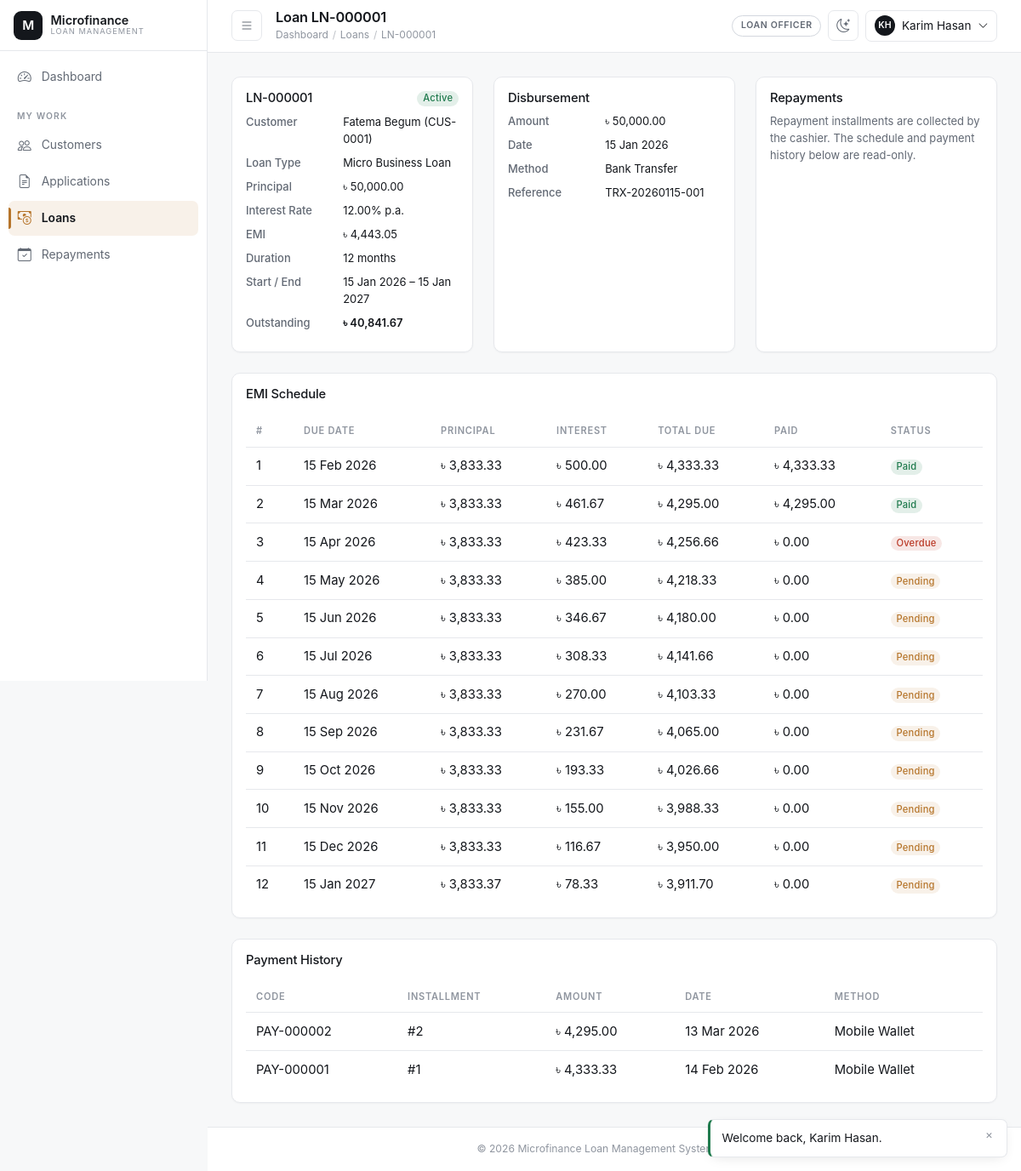
/officer/loans/view.php?id=1 (signed in), run on the app's committed database.
### tables this page shows
CREATE TABLE loans (
    loan_id            INT UNSIGNED AUTO_INCREMENT PRIMARY KEY,
    loan_code          VARCHAR(20) NOT NULL UNIQUE,
    application_id     INT UNSIGNED NOT NULL UNIQUE,
    customer_id        INT UNSIGNED NOT NULL,
    loan_type_id       INT UNSIGNED NOT NULL,
    principal_amount   DECIMAL(14,2) NOT NULL,
    interest_rate      DECIMAL(5,2) NOT NULL COMMENT 'Locked-in annual % at approval time',
    duration_months    INT UNSIGNED NOT NULL,
    emi_amount         DECIMAL(14,2) NOT NULL,
    start_date         DATE NOT NULL,
    end_date           DATE NOT NULL,
    status             ENUM('active','closed','defaulted','cancelled') NOT NULL DEFAULT 'active',
    approved_by        INT UNSIGNED NOT NULL,
    created_at         TIMESTAMP NOT NULL DEFAULT CURRENT_TIMESTAMP,
    updated_at         TIMESTAMP NOT NULL DEFAULT CURRENT_TIMESTAMP ON UPDATE CURRENT_TIMESTAMP,
    CONSTRAINT fk_loans_application FOREIGN KEY (application_id) REFERENCES loan_applications(application_id)
        ON UPDATE CASCADE ON DELETE RESTRICT,
    CONSTRAINT fk_loans_customer FOREIGN KEY (customer_id) REFERENCES customers(customer_id)
        ON UPDATE CASCADE ON DELETE RESTRICT,
    CONSTRAINT fk_loans_loan_type FOREIGN KEY (loan_type_id) REFERENCES loan_types(loan_type_id)
        ON UPDATE CASCADE ON DELETE RESTRICT,
    CONSTRAINT fk_loans_approved_by FOREIGN KEY (approved_by) REFERENCES users(user_id)
        ON UPDATE CASCADE ON DELETE RESTRICT,
    CONSTRAINT chk_loans_principal CHECK (principal_amount > 0),
    CONSTRAINT chk_loans_dates CHECK (end_date > start_date),
    INDEX idx_loans_status (status),
    INDEX idx_loans_customer (customer_id)
);

CREATE TABLE users (
    user_id        INT UNSIGNED AUTO_INCREMENT PRIMARY KEY,
    role_id        INT UNSIGNED NOT NULL,
    full_name      VARCHAR(120) NOT NULL,
    username       VARCHAR(60) NOT NULL UNIQUE,
    email          VARCHAR(120) NOT NULL UNIQUE,
    phone          VARCHAR(20) DEFAULT NULL,
    password_hash  VARCHAR(255) NOT NULL,
    status         ENUM('active','inactive','suspended') NOT NULL DEFAULT 'active',
    remember_token VARCHAR(255) DEFAULT NULL,
    last_login_at  DATETIME DEFAULT NULL,
    created_by     INT UNSIGNED DEFAULT NULL,
    created_at     TIMESTAMP NOT NULL DEFAULT CURRENT_TIMESTAMP,
    updated_at     TIMESTAMP NOT NULL DEFAULT CURRENT_TIMESTAMP ON UPDATE CURRENT_TIMESTAMP,
    CONSTRAINT fk_users_role FOREIGN KEY (role_id) REFERENCES roles(role_id)
        ON UPDATE CASCADE ON DELETE RESTRICT,
    CONSTRAINT fk_users_created_by FOREIGN KEY (created_by) REFERENCES users(user_id)
        ON UPDATE CASCADE ON DELETE SET NULL,
    INDEX idx_users_role (role_id),
    INDEX idx_users_status (status)
);

CREATE TABLE customers (
    customer_id      INT UNSIGNED AUTO_INCREMENT PRIMARY KEY,
    user_id          INT UNSIGNED NOT NULL UNIQUE,
    customer_code    VARCHAR(20) NOT NULL UNIQUE,
    national_id      VARCHAR(40) NOT NULL UNIQUE,
    date_of_birth    DATE NOT NULL,
    gender           ENUM('male','female','other') NOT NULL,
    address_line     VARCHAR(255) NOT NULL,
    city             VARCHAR(100) NOT NULL,
    occupation       VARCHAR(100) DEFAULT NULL,
    monthly_income   DECIMAL(14,2) DEFAULT NULL,
    status           ENUM('active','inactive','blacklisted') NOT NULL DEFAULT 'active',
    registered_by    INT UNSIGNED NOT NULL,
    created_at       TIMESTAMP NOT NULL DEFAULT CURRENT_TIMESTAMP,
    updated_at       TIMESTAMP NOT NULL DEFAULT CURRENT_TIMESTAMP ON UPDATE CURRENT_TIMESTAMP,
    CONSTRAINT fk_customers_user FOREIGN KEY (user_id) REFERENCES users(user_id)
        ON UPDATE CASCADE ON DELETE CASCADE,
    CONSTRAINT fk_customers_registered_by FOREIGN KEY (registered_by) REFERENCES users(user_id)
        ON UPDATE CASCADE ON DELETE RESTRICT,
    CONSTRAINT chk_customers_income CHECK (monthly_income IS NULL OR monthly_income >= 0),
    INDEX idx_customers_status (status),
    INDEX idx_customers_city (city)
);

CREATE TABLE loan_types (
    loan_type_id     INT UNSIGNED AUTO_INCREMENT PRIMARY KEY,
    type_name        VARCHAR(100) NOT NULL UNIQUE,
    description      VARCHAR(255) DEFAULT NULL,
    interest_rate    DECIMAL(5,2) NOT NULL COMMENT 'Annual % rate',
    min_amount       DECIMAL(14,2) NOT NULL,
    max_amount       DECIMAL(14,2) NOT NULL,
    min_duration_months INT UNSIGNED NOT NULL,
    max_duration_months INT UNSIGNED NOT NULL,
    processing_fee_pct DECIMAL(5,2) NOT NULL DEFAULT 0.00,
    status           ENUM('active','inactive') NOT NULL DEFAULT 'active',
    created_at       TIMESTAMP NOT NULL DEFAULT CURRENT_TIMESTAMP,
    updated_at       TIMESTAMP NOT NULL DEFAULT CURRENT_TIMESTAMP ON UPDATE CURRENT_TIMESTAMP,
    CONSTRAINT chk_loan_types_amounts CHECK (max_amount >= min_amount),
    CONSTRAINT chk_loan_types_duration CHECK (max_duration_months >= min_duration_months),
    CONSTRAINT chk_loan_types_rate CHECK (interest_rate >= 0)
);

CREATE TABLE disbursements (
    disbursement_id    INT UNSIGNED AUTO_INCREMENT PRIMARY KEY,
    loan_id             INT UNSIGNED NOT NULL UNIQUE,
    disbursed_amount    DECIMAL(14,2) NOT NULL,
    disbursement_date   DATE NOT NULL,
    method               ENUM('cash','bank_transfer','mobile_wallet','cheque') NOT NULL DEFAULT 'bank_transfer',
    reference_no          VARCHAR(60) DEFAULT NULL,
    disbursed_by            INT UNSIGNED NOT NULL,
    remarks                  VARCHAR(255) DEFAULT NULL,
    created_at                TIMESTAMP NOT NULL DEFAULT CURRENT_TIMESTAMP,
    CONSTRAINT fk_disb_loan FOREIGN KEY (loan_id) REFERENCES loans(loan_id)
        ON UPDATE CASCADE ON DELETE RESTRICT,
    CONSTRAINT fk_disb_by FOREIGN KEY (disbursed_by) REFERENCES users(user_id)
        ON UPDATE CASCADE ON DELETE RESTRICT,
    CONSTRAINT chk_disb_amount CHECK (disbursed_amount > 0)
);

CREATE TABLE repayment_schedules (
    schedule_id       INT UNSIGNED AUTO_INCREMENT PRIMARY KEY,
    loan_id           INT UNSIGNED NOT NULL,
    installment_no    INT UNSIGNED NOT NULL,
    due_date          DATE NOT NULL,
    principal_due     DECIMAL(14,2) NOT NULL,
    interest_due      DECIMAL(14,2) NOT NULL,
    total_due         DECIMAL(14,2) NOT NULL,
    amount_paid       DECIMAL(14,2) NOT NULL DEFAULT 0.00,
    status             ENUM('pending','partial','paid','overdue') NOT NULL DEFAULT 'pending',
    created_at         TIMESTAMP NOT NULL DEFAULT CURRENT_TIMESTAMP,
    updated_at         TIMESTAMP NOT NULL DEFAULT CURRENT_TIMESTAMP ON UPDATE CURRENT_TIMESTAMP,
    CONSTRAINT fk_sched_loan FOREIGN KEY (loan_id) REFERENCES loans(loan_id)
        ON UPDATE CASCADE ON DELETE CASCADE,
    CONSTRAINT uq_sched_loan_installment UNIQUE (loan_id, installment_no),
    CONSTRAINT chk_sched_total CHECK (total_due = principal_due + interest_due),
    INDEX idx_sched_status (status),
    INDEX idx_sched_due_date (due_date)
);

CREATE TABLE payments (
    payment_id       INT UNSIGNED AUTO_INCREMENT PRIMARY KEY,
    payment_code     VARCHAR(20) NOT NULL UNIQUE,
    loan_id          INT UNSIGNED NOT NULL,
    schedule_id      INT UNSIGNED NOT NULL,
    amount_paid      DECIMAL(14,2) NOT NULL,
    payment_date     DATE NOT NULL,
    payment_method   ENUM('cash','bank_transfer','mobile_wallet','cheque') NOT NULL DEFAULT 'cash',
    reference_no     VARCHAR(60) DEFAULT NULL,
    received_by      INT UNSIGNED NOT NULL,
    remarks          VARCHAR(255) DEFAULT NULL,
    created_at       TIMESTAMP NOT NULL DEFAULT CURRENT_TIMESTAMP,
    CONSTRAINT fk_pay_loan FOREIGN KEY (loan_id) REFERENCES loans(loan_id)
        ON UPDATE CASCADE ON DELETE RESTRICT,
    CONSTRAINT fk_pay_schedule FOREIGN KEY (schedule_id) REFERENCES repayment_schedules(schedule_id)
        ON UPDATE CASCADE ON DELETE RESTRICT,
    CONSTRAINT fk_pay_received_by FOREIGN KEY (received_by) REFERENCES users(user_id)
        ON UPDATE CASCADE ON DELETE RESTRICT,
    CONSTRAINT chk_pay_amount CHECK (amount_paid > 0),
    INDEX idx_pay_date (payment_date),
    INDEX idx_pay_loan (loan_id)
);

### includes/loan_helpers.php (called while the page is built, shortened)
<?php
require_once __DIR__ . '/functions.php';
function get_loan_outstanding_balance(int $loanId): float
{
    $pdo = Database::getConnection();
    $stmt = $pdo->prepare('SELECT COALESCE(SUM(total_due - amount_paid),0) FROM repayment_schedules WHERE loan_id = :id');
    $stmt->execute(['id' => $loanId]);
    return (float) $stmt->fetchColumn();
}

### officer/loans/view.php (the view, shortened to what this page needs)
<?php
$loanId = (int) ($_GET['id'] ?? 0);
$pdo = Database::getConnection();
$stmt = $pdo->prepare(
    "SELECT l.*, uc.full_name AS customer_name, c.customer_code, lt.type_name
     FROM loans l
     INNER JOIN customers c ON c.customer_id = l.customer_id
     INNER JOIN users uc ON uc.user_id = c.user_id
     INNER JOIN loan_types lt ON lt.loan_type_id = l.loan_type_id
     WHERE l.loan_id = :id"
);
$stmt->execute(['id' => $loanId]);
$loan = $stmt->fetch();
$disbStmt = $pdo->prepare('SELECT * FROM disbursements WHERE loan_id = :id');
$disbStmt->execute(['id' => $loanId]);
$disbursement = $disbStmt->fetch();
$scheduleStmt = $pdo->prepare('SELECT * FROM repayment_schedules WHERE loan_id = :id ORDER BY installment_no ASC');
$scheduleStmt->execute(['id' => $loanId]);
$schedule = $scheduleStmt->fetchAll();
$paymentsStmt = $pdo->prepare(
    "SELECT p.*, rs.installment_no FROM payments p INNER JOIN repayment_schedules rs ON rs.schedule_id = p.schedule_id
     WHERE p.loan_id = :id ORDER BY p.payment_date DESC"
);
$paymentsStmt->execute(['id' => $loanId]);
$payments = $paymentsStmt->fetchAll();
$outstanding = get_loan_outstanding_balance($loanId);
require_once __DIR__ . '/../../includes/header.php';
?>
<div class="row g-4 mb-4">
    <div class="col-lg-4">
        <div class="mfs-card p-3 h-100">
            <div class="d-flex justify-content-between align-items-start mb-2">
                <h2 class="h5 mb-0"><?= e($loan['loan_code']) ?></h2>
                <?= status_badge($loan['status']) ?>
            </div>
            <dl class="row small mb-0">
                <dt class="col-5">Customer</dt><dd class="col-7"><?= e($loan['customer_name']) ?> (<?= e($loan['customer_code']) ?>)</dd>
                <dt class="col-5">Loan Type</dt><dd class="col-7"><?= e($loan['type_name']) ?></dd>
                <dt class="col-5">Principal</dt><dd class="col-7"><?= money($loan['principal_amount']) ?></dd>
                <dt class="col-5">Interest Rate</dt><dd class="col-7"><?= number_format((float) $loan['interest_rate'], 2) ?>% p.a.</dd>
                <dt class="col-5">EMI</dt><dd class="col-7"><?= money($loan['emi_amount']) ?></dd>
                <dt class="col-5">Duration</dt><dd class="col-7"><?= (int) $loan['duration_months'] ?> months</dd>
                <dt class="col-5">Start / End</dt><dd class="col-7"><?= display_date($loan['start_date']) ?> – <?= display_date($loan['end_date']) ?></dd>
                <dt class="col-5">Outstanding</dt><dd class="col-7 fw-semibold"><?= money($outstanding) ?></dd>
            </dl>
        </div>
    </div>
    <div class="col-lg-4">
        <div class="mfs-card p-3 h-100">
            <h2 class="h6 mb-2">Disbursement</h2>
            <?php if ($disbursement): ?>
                <dl class="row small mb-0">
                    <dt class="col-5">Amount</dt><dd class="col-7"><?= money($disbursement['disbursed_amount']) ?></dd>
                    <dt class="col-5">Date</dt><dd class="col-7"><?= display_date($disbursement['disbursement_date']) ?></dd>
                    <dt class="col-5">Method</dt><dd class="col-7"><?= e(ucwords(str_replace('_', ' ', $disbursement['method']))) ?></dd>
                    <dt class="col-5">Reference</dt><dd class="col-7"><?= e($disbursement['reference_no'] ?? '—') ?></dd>
                </dl>
            <?php else: ?>
                <p class="text-muted small mb-0">Not yet disbursed. The cashier will disburse this loan from the cashier desk.</p>
            <?php endif; ?>
        </div>
    </div>
    <div class="col-lg-4">
        <div class="mfs-card p-3 h-100">
            <h2 class="h6 mb-2">Repayments</h2>
            <p class="text-muted small mb-0">Repayment installments are collected by the cashier. The schedule and payment history below are read-only.</p>
        </div>
    </div>
</div>
<div class="mfs-card p-3 mb-4">
    <h2 class="h6 mb-3">EMI Schedule</h2>
    <div class="table-responsive">
        <table class="table table-sm mfs-table align-middle">
            <thead><tr><th>#</th><th>Due Date</th><th>Principal</th><th>Interest</th><th>Total Due</th><th>Paid</th><th>Status</th></tr></thead>
            <tbody>
            <?php foreach ($schedule as $line): ?>
                <tr>
                    <td><?= (int) $line['installment_no'] ?></td>
                    <td><?= display_date($line['due_date']) ?></td>
                    <td><?= money($line['principal_due']) ?></td>
                    <td><?= money($line['interest_due']) ?></td>
                    <td><?= money($line['total_due']) ?></td>
                    <td><?= money($line['amount_paid']) ?></td>
                    <td><?= status_badge($line['status']) ?></td>
                </tr>
            <?php endforeach; ?>
            </tbody>
        </table>
    </div>
</div>
<div class="mfs-card p-3">
    <h2 class="h6 mb-3">Payment History</h2>
    <div class="table-responsive">
        <table class="table table-sm mfs-table align-middle">
            <thead><tr><th>Code</th><th>Installment</th><th>Amount</th><th>Date</th><th>Method</th></tr></thead>
            <tbody>
            <?php foreach ($payments as $p): ?>
                <tr>
                    <td><?= e($p['payment_code']) ?></td>
                    <td>#<?= (int) $p['installment_no'] ?></td>
                    <td><?= money($p['amount_paid']) ?></td>
                    <td><?= display_date($p['payment_date']) ?></td>
                    <td><?= e(ucwords(str_replace('_', ' ', $p['payment_method']))) ?></td>
                </tr>
            <?php endforeach; ?>
            </tbody>
        </table>
    </div>
</div>
<?php require_once __DIR__ . '/../../includes/footer.php'; ?>

### includes/functions.php (shortened to what this page needs)
<?php
function e(mixed $value = null): string
{
    return htmlspecialchars((string) ($value ?? ''), ENT_QUOTES, 'UTF-8');
}
function money(mixed $amount, string $symbol = '৳'): string
{
    return $symbol . ' ' . number_format(is_numeric($amount) ? (float) $amount : 0.0, 2);
}
function display_date(?string $date, string $format = 'd M Y'): string
{
    $ts = strtotime($date);
    return $ts === false ? '—' : date($format, $ts);
}
function status_badge(string $status): string
{
    $slug = strtolower(str_replace(' ', '-', $status));
    return '<span class="badge badge-status-' . e($slug) . '">' . e(ucwords(str_replace('_', ' ', $status))) . '</span>';
}

### data on the page
loans: loan_code "LN-000001", status "Active", users.full_name "Fatema Begum", customer.customer_code "CUS-0001", loan_type.type_name "Micro Business Loan", principal_amount "৳ 50,000.00", interest_rate "12.00", emi_amount "৳ 4,443.05", duration_months "12", start_date "15 Jan 2026", end_date "15 Jan 2027"
disbursements: disbursed_amount "৳ 50,000.00", disbursement_date "15 Jan 2026", method "Bank Transfer", reference_no "TRX-20260115-001"
repayment_schedules: installment_no "1", due_date "15 Feb 2026", principal_due "৳ 3,833.33", interest_due "৳ 500.00", total_due "৳ 4,333.33", amount_paid "৳ 4,333.33", status "Paid"
repayment_schedules: installment_no "2", due_date "15 Mar 2026", principal_due "৳ 3,833.33", interest_due "৳ 461.67", total_due "৳ 4,295.00", amount_paid "৳ 4,295.00", status "Paid"
repayment_schedules: installment_no "3", due_date "15 Apr 2026", principal_due "৳ 3,833.33", interest_due "৳ 423.33", total_due "৳ 4,256.66", amount_paid "৳ 0.00", status "Overdue"
repayment_schedules: installment_no "4", due_date "15 May 2026", principal_due "৳ 3,833.33", interest_due "৳ 385.00", total_due "৳ 4,218.33", amount_paid "৳ 0.00", status "Pending"
repayment_schedules: installment_no "5", due_date "15 Jun 2026", principal_due "৳ 3,833.33", interest_due "৳ 346.67", total_due "৳ 4,180.00", amount_paid "৳ 0.00", status "Pending"
repayment_schedules: installment_no "6", due_date "15 Jul 2026", principal_due "৳ 3,833.33", interest_due "৳ 308.33", total_due "৳ 4,141.66", amount_paid "৳ 0.00", status "Pending"
repayment_schedules: installment_no "7", due_date "15 Aug 2026", principal_due "৳ 3,833.33", interest_due "৳ 270.00", total_due "৳ 4,103.33", amount_paid "৳ 0.00", status "Pending"
repayment_schedules: installment_no "8", due_date "15 Sep 2026", principal_due "৳ 3,833.33", interest_due "৳ 231.67", total_due "৳ 4,065.00", amount_paid "৳ 0.00", status "Pending"
repayment_schedules: installment_no "9", due_date "15 Oct 2026", principal_due "৳ 3,833.33", interest_due "৳ 193.33", total_due "৳ 4,026.66", amount_paid "৳ 0.00", status "Pending"
repayment_schedules: installment_no "10", due_date "15 Nov 2026", principal_due "৳ 3,833.33", interest_due "৳ 155.00", total_due "৳ 3,988.33", amount_paid "৳ 0.00", status "Pending"
repayment_schedules: installment_no "11", due_date "15 Dec 2026", principal_due "৳ 3,833.33", interest_due "৳ 116.67", total_due "৳ 3,950.00", amount_paid "৳ 0.00", status "Pending"
repayment_schedules: installment_no "12", due_date "15 Jan 2027", principal_due "৳ 3,833.37", interest_due "৳ 78.33", total_due "৳ 3,911.70", amount_paid "৳ 0.00", status "Pending"
payments: payment_code "PAY-000002", schedule.installment_no "2", amount_paid "৳ 4,295.00", payment_date "13 Mar 2026", payment_method "Mobile Wallet"
payments: payment_code "PAY-000001", schedule.installment_no "1", amount_paid "৳ 4,333.33", payment_date "14 Feb 2026", payment_method "Mobile Wallet"

### other printed values
$label "Dashboard"
$item[3] "MY WORK"
$label "Customers"
$label "Applications"
$label "Loans"
$label "Repayments"
$pageTitle "Loan LN-000001"
$label "LN-000001"
$user['role_name'] "LOAN OFFICER"
$initials "KH"
$user['full_name'] "Karim Hasan"
money($outstanding) "৳ 40,841.67"
APP_NAME "Microfinance Loan Management System"
